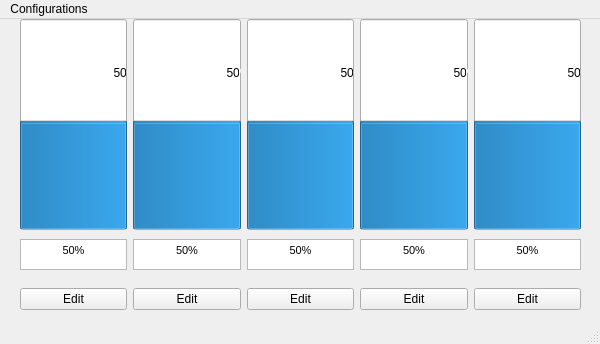
<?xml version="1.0" encoding="UTF-8"?>
<ui version="4.0">
 <class>MainWindow</class>
 <widget class="QMainWindow" name="MainWindow">
  <property name="geometry">
   <rect>
    <x>0</x>
    <y>0</y>
    <width>600</width>
    <height>344</height>
   </rect>
  </property>
  <property name="windowTitle">
   <string>WPU - Lautstärkemixer</string>
  </property>
  <widget class="QWidget" name="centralwidget">
   <widget class="QWidget" name="horizontalLayoutWidget">
    <property name="geometry">
     <rect>
      <x>20</x>
      <y>0</y>
      <width>561</width>
      <height>211</height>
     </rect>
    </property>
    <layout class="QHBoxLayout" name="horizontalLayout">
     <item>
      <widget class="QProgressBar" name="bar0">
       <property name="enabled">
        <bool>true</bool>
       </property>
       <property name="sizePolicy">
        <sizepolicy hsizetype="Preferred" vsizetype="Preferred">
         <horstretch>0</horstretch>
         <verstretch>0</verstretch>
        </sizepolicy>
       </property>
       <property name="value">
        <number>50</number>
       </property>
       <property name="orientation">
        <enum>Qt::Vertical</enum>
       </property>
      </widget>
     </item>
     <item>
      <widget class="QProgressBar" name="bar1">
       <property name="sizePolicy">
        <sizepolicy hsizetype="Preferred" vsizetype="Preferred">
         <horstretch>0</horstretch>
         <verstretch>0</verstretch>
        </sizepolicy>
       </property>
       <property name="value">
        <number>50</number>
       </property>
       <property name="orientation">
        <enum>Qt::Vertical</enum>
       </property>
      </widget>
     </item>
     <item>
      <widget class="QProgressBar" name="bar2">
       <property name="sizePolicy">
        <sizepolicy hsizetype="Preferred" vsizetype="Preferred">
         <horstretch>0</horstretch>
         <verstretch>0</verstretch>
        </sizepolicy>
       </property>
       <property name="value">
        <number>50</number>
       </property>
       <property name="orientation">
        <enum>Qt::Vertical</enum>
       </property>
      </widget>
     </item>
     <item>
      <widget class="QProgressBar" name="bar3">
       <property name="sizePolicy">
        <sizepolicy hsizetype="Preferred" vsizetype="Preferred">
         <horstretch>0</horstretch>
         <verstretch>0</verstretch>
        </sizepolicy>
       </property>
       <property name="value">
        <number>50</number>
       </property>
       <property name="orientation">
        <enum>Qt::Vertical</enum>
       </property>
      </widget>
     </item>
     <item>
      <widget class="QProgressBar" name="bar4">
       <property name="enabled">
        <bool>true</bool>
       </property>
       <property name="sizePolicy">
        <sizepolicy hsizetype="Preferred" vsizetype="Preferred">
         <horstretch>0</horstretch>
         <verstretch>0</verstretch>
        </sizepolicy>
       </property>
       <property name="value">
        <number>50</number>
       </property>
       <property name="alignment">
        <set>Qt::AlignLeading|Qt::AlignLeft|Qt::AlignVCenter</set>
       </property>
       <property name="orientation">
        <enum>Qt::Vertical</enum>
       </property>
      </widget>
     </item>
    </layout>
   </widget>
   <widget class="QWidget" name="horizontalLayoutWidget_2">
    <property name="geometry">
     <rect>
      <x>20</x>
      <y>260</y>
      <width>561</width>
      <height>41</height>
     </rect>
    </property>
    <layout class="QHBoxLayout" name="horizontalLayout_2">
     <item>
      <widget class="QPushButton" name="button0">
       <property name="text">
        <string>Edit</string>
       </property>
      </widget>
     </item>
     <item>
      <widget class="QPushButton" name="button1">
       <property name="text">
        <string>Edit</string>
       </property>
      </widget>
     </item>
     <item>
      <widget class="QPushButton" name="button2">
       <property name="text">
        <string>Edit</string>
       </property>
      </widget>
     </item>
     <item>
      <widget class="QPushButton" name="button3">
       <property name="text">
        <string>Edit</string>
       </property>
      </widget>
     </item>
     <item>
      <widget class="QPushButton" name="button4">
       <property name="text">
        <string>Edit</string>
       </property>
      </widget>
     </item>
    </layout>
   </widget>
   <widget class="QWidget" name="horizontalLayoutWidget_3">
    <property name="geometry">
     <rect>
      <x>20</x>
      <y>220</y>
      <width>561</width>
      <height>31</height>
     </rect>
    </property>
    <layout class="QHBoxLayout" name="horizontalLayout_3">
     <item>
      <widget class="QTextEdit" name="text0">
       <property name="readOnly">
        <bool>true</bool>
       </property>
       <property name="html">
        <string>&lt;!DOCTYPE HTML PUBLIC &quot;-//W3C//DTD HTML 4.0//EN&quot; &quot;http://www.w3.org/TR/REC-html40/strict.dtd&quot;&gt;
&lt;html&gt;&lt;head&gt;&lt;meta name=&quot;qrichtext&quot; content=&quot;1&quot; /&gt;&lt;style type=&quot;text/css&quot;&gt;
p, li { white-space: pre-wrap; }
&lt;/style&gt;&lt;/head&gt;&lt;body style=&quot; font-family:'MS Shell Dlg 2'; font-size:8.25pt; font-weight:400; font-style:normal;&quot;&gt;
&lt;p align=&quot;center&quot; style=&quot; margin-top:0px; margin-bottom:0px; margin-left:0px; margin-right:0px; -qt-block-indent:0; text-indent:0px;&quot;&gt;50%&lt;/p&gt;&lt;/body&gt;&lt;/html&gt;</string>
       </property>
      </widget>
     </item>
     <item>
      <widget class="QTextEdit" name="text1">
       <property name="readOnly">
        <bool>true</bool>
       </property>
       <property name="html">
        <string>&lt;!DOCTYPE HTML PUBLIC &quot;-//W3C//DTD HTML 4.0//EN&quot; &quot;http://www.w3.org/TR/REC-html40/strict.dtd&quot;&gt;
&lt;html&gt;&lt;head&gt;&lt;meta name=&quot;qrichtext&quot; content=&quot;1&quot; /&gt;&lt;style type=&quot;text/css&quot;&gt;
p, li { white-space: pre-wrap; }
&lt;/style&gt;&lt;/head&gt;&lt;body style=&quot; font-family:'MS Shell Dlg 2'; font-size:8.25pt; font-weight:400; font-style:normal;&quot;&gt;
&lt;p align=&quot;center&quot; style=&quot; margin-top:0px; margin-bottom:0px; margin-left:0px; margin-right:0px; -qt-block-indent:0; text-indent:0px;&quot;&gt;50%&lt;/p&gt;&lt;/body&gt;&lt;/html&gt;</string>
       </property>
      </widget>
     </item>
     <item>
      <widget class="QTextEdit" name="text2">
       <property name="readOnly">
        <bool>true</bool>
       </property>
       <property name="html">
        <string>&lt;!DOCTYPE HTML PUBLIC &quot;-//W3C//DTD HTML 4.0//EN&quot; &quot;http://www.w3.org/TR/REC-html40/strict.dtd&quot;&gt;
&lt;html&gt;&lt;head&gt;&lt;meta name=&quot;qrichtext&quot; content=&quot;1&quot; /&gt;&lt;style type=&quot;text/css&quot;&gt;
p, li { white-space: pre-wrap; }
&lt;/style&gt;&lt;/head&gt;&lt;body style=&quot; font-family:'MS Shell Dlg 2'; font-size:8.25pt; font-weight:400; font-style:normal;&quot;&gt;
&lt;p align=&quot;center&quot; style=&quot; margin-top:0px; margin-bottom:0px; margin-left:0px; margin-right:0px; -qt-block-indent:0; text-indent:0px;&quot;&gt;50%&lt;/p&gt;&lt;/body&gt;&lt;/html&gt;</string>
       </property>
      </widget>
     </item>
     <item>
      <widget class="QTextEdit" name="text3">
       <property name="readOnly">
        <bool>true</bool>
       </property>
       <property name="html">
        <string>&lt;!DOCTYPE HTML PUBLIC &quot;-//W3C//DTD HTML 4.0//EN&quot; &quot;http://www.w3.org/TR/REC-html40/strict.dtd&quot;&gt;
&lt;html&gt;&lt;head&gt;&lt;meta name=&quot;qrichtext&quot; content=&quot;1&quot; /&gt;&lt;style type=&quot;text/css&quot;&gt;
p, li { white-space: pre-wrap; }
&lt;/style&gt;&lt;/head&gt;&lt;body style=&quot; font-family:'MS Shell Dlg 2'; font-size:8.25pt; font-weight:400; font-style:normal;&quot;&gt;
&lt;p align=&quot;center&quot; style=&quot; margin-top:0px; margin-bottom:0px; margin-left:0px; margin-right:0px; -qt-block-indent:0; text-indent:0px;&quot;&gt;50%&lt;/p&gt;&lt;/body&gt;&lt;/html&gt;</string>
       </property>
      </widget>
     </item>
     <item>
      <widget class="QTextEdit" name="text4">
       <property name="readOnly">
        <bool>true</bool>
       </property>
       <property name="html">
        <string>&lt;!DOCTYPE HTML PUBLIC &quot;-//W3C//DTD HTML 4.0//EN&quot; &quot;http://www.w3.org/TR/REC-html40/strict.dtd&quot;&gt;
&lt;html&gt;&lt;head&gt;&lt;meta name=&quot;qrichtext&quot; content=&quot;1&quot; /&gt;&lt;style type=&quot;text/css&quot;&gt;
p, li { white-space: pre-wrap; }
&lt;/style&gt;&lt;/head&gt;&lt;body style=&quot; font-family:'MS Shell Dlg 2'; font-size:8.25pt; font-weight:400; font-style:normal;&quot;&gt;
&lt;p align=&quot;center&quot; style=&quot; margin-top:0px; margin-bottom:0px; margin-left:0px; margin-right:0px; -qt-block-indent:0; text-indent:0px;&quot;&gt;50%&lt;/p&gt;&lt;/body&gt;&lt;/html&gt;</string>
       </property>
      </widget>
     </item>
    </layout>
   </widget>
  </widget>
  <widget class="QMenuBar" name="menubar">
   <property name="geometry">
    <rect>
     <x>0</x>
     <y>0</y>
     <width>600</width>
     <height>21</height>
    </rect>
   </property>
   <widget class="QMenu" name="config">
    <property name="title">
     <string>Configurations</string>
    </property>
   </widget>
   <addaction name="config"/>
  </widget>
  <widget class="QStatusBar" name="statusbar"/>
 </widget>
 <resources/>
 <connections/>
</ui>
